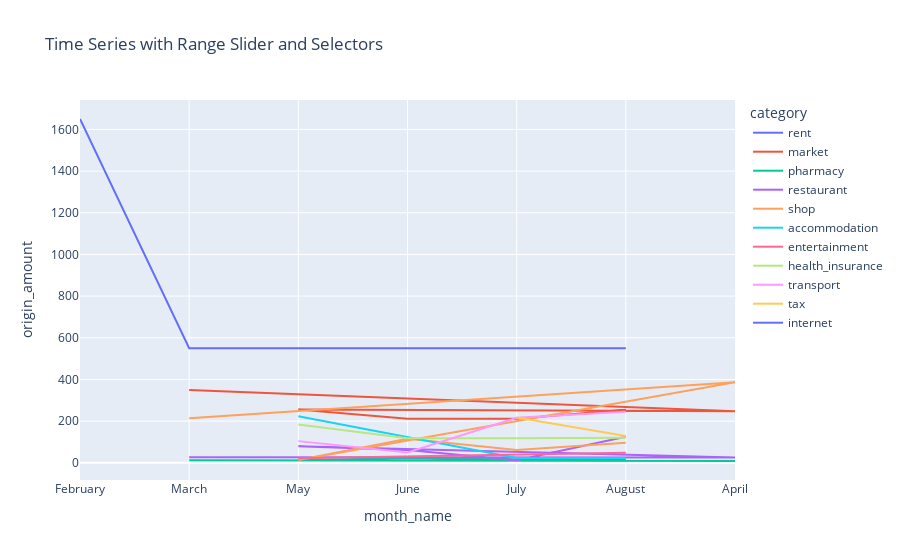

Notebook code for this chart:
### Code cell
#use plotly express to plot the time series
fig = px.line(time_series_amount_by_category, x="month_name", y="origin_amount", color='category', title='Time Series with Range Slider and Selectors')
fig.show()

### Figure 1 — Plotly figure (JSON) as saved in the notebook; plotly's stock layout.template omitted (floating-point values rounded to 4 significant figures)
{"data": [{"hovertemplate": "category=rent<br>month_name=%{x}<br>origin_amount=%{y}<extra></extra>", "legendgroup": "rent", "line": {"color": "#636efa", "dash": "solid"}, "marker": {"symbol": "circle"}, "mode": "lines", "name": "rent", "orientation": "v", "showlegend": true, "type": "scatter", "x": ["February", "March", "May", "June", "July", "August"], "xaxis": "x", "y": [1650, 550, 550, 550, 550, 550], "yaxis": "y"}, {"hovertemplate": "category=market<br>month_name=%{x}<br>origin_amount=%{y}<extra></extra>", "legendgroup": "market", "line": {"color": "#EF553B", "dash": "solid"}, "marker": {"symbol": "circle"}, "mode": "lines", "name": "market", "orientation": "v", "showlegend": true, "type": "scatter", "x": ["March", "April", "May", "June", "July", "August"], "xaxis": "x", "y": [349.8, 247.7, 255.8, 211.4, 211.1, 255.0], "yaxis": "y"}, {"hovertemplate": "category=pharmacy<br>month_name=%{x}<br>origin_amount=%{y}<extra></extra>", "legendgroup": "pharmacy", "line": {"color": "#00cc96", "dash": "solid"}, "marker": {"symbol": "circle"}, "mode": "lines", "name": "pharmacy", "orientation": "v", "showlegend": true, "type": "scatter", "x": ["March", "April", "May", "June", "July", "August"], "xaxis": "x", "y": [11.95, 8.49, 11.95, 22.8, 15.9, 17.6], "yaxis": "y"}, {"hovertemplate": "category=restaurant<br>month_name=%{x}<br>origin_amount=%{y}<extra></extra>", "legendgroup": "restaurant", "line": {"color": "#ab63fa", "dash": "solid"}, "marker": {"symbol": "circle"}, "mode": "lines", "name": "restaurant", "orientation": "v", "showlegend": true, "type": "scatter", "x": ["March", "April", "May", "June", "July", "August"], "xaxis": "x", "y": [26.4, 24.87, 79.6, 60.89, 11.99, 124.4], "yaxis": "y"}, {"hovertemplate": "category=shop<br>month_name=%{x}<br>origin_amount=%{y}<extra></extra>", "legendgroup": "shop", "line": {"color": "#FFA15A", "dash": "solid"}, "marker": {"symbol": "circle"}, "mode": "lines", "name": "shop", "orientation": "v", "showlegend": true, "type": "scatter", "x": ["March", "April", "May", "June", "July", "August"], "xaxis": "x", "y": [213.9, 386.3, 13.28, 114.8, 60.88, 95.53], "yaxis": "y"}, {"hovertemplate": "category=accommodation<br>month_name=%{x}<br>origin_amount=%{y}<extra></extra>", "legendgroup": "accommodation", "line": {"color": "#19d3f3", "dash": "solid"}, "marker": {"symbol": "circle"}, "mode": "lines", "name": "accommodation", "orientation": "v", "showlegend": true, "type": "scatter", "x": ["May", "July", "August"], "xaxis": "x", "y": [222.8, 23.23, 22.4], "yaxis": "y"}, {"hovertemplate": "category=entertainment<br>month_name=%{x}<br>origin_amount=%{y}<extra></extra>", "legendgroup": "entertainment", "line": {"color": "#FF6692", "dash": "solid"}, "marker": {"symbol": "circle"}, "mode": "lines", "name": "entertainment", "orientation": "v", "showlegend": true, "type": "scatter", "x": ["May", "August"], "xaxis": "x", "y": [21.79, 47.5], "yaxis": "y"}, {"hovertemplate": "category=health_insurance<br>month_name=%{x}<br>origin_amount=%{y}<extra></extra>", "legendgroup": "health_insurance", "line": {"color": "#B6E880", "dash": "solid"}, "marker": {"symbol": "circle"}, "mode": "lines", "name": "health_insurance", "orientation": "v", "showlegend": true, "type": "scatter", "x": ["May", "June", "July", "August"], "xaxis": "x", "y": [184.1, 117.5, 117.5, 120.3], "yaxis": "y"}, {"hovertemplate": "category=transport<br>month_name=%{x}<br>origin_amount=%{y}<extra></extra>", "legendgroup": "transport", "line": {"color": "#FF97FF", "dash": "solid"}, "marker": {"symbol": "circle"}, "mode": "lines", "name": "transport", "orientation": "v", "showlegend": true, "type": "scatter", "x": ["May", "June", "July", "August"], "xaxis": "x", "y": [103.8, 49, 216.4, 245.1], "yaxis": "y"}, {"hovertemplate": "category=tax<br>month_name=%{x}<br>origin_amount=%{y}<extra></extra>", "legendgroup": "tax", "line": {"color": "#FECB52", "dash": "solid"}, "marker": {"symbol": "circle"}, "mode": "lines", "name": "tax", "orientation": "v", "showlegend": true, "type": "scatter", "x": ["July", "August"], "xaxis": "x", "y": [217, 128.5], "yaxis": "y"}, {"hovertemplate": "category=internet<br>month_name=%{x}<br>origin_amount=%{y}<extra></extra>", "legendgroup": "internet", "line": {"color": "#636efa", "dash": "solid"}, "marker": {"symbol": "circle"}, "mode": "lines", "name": "internet", "orientation": "v", "showlegend": true, "type": "scatter", "x": ["August"], "xaxis": "x", "y": [10], "yaxis": "y"}], "layout": {"legend": {"title": {"text": "category"}, "tracegroupgap": 0}, "title": {"text": "Time Series with Range Slider and Selectors"}, "xaxis": {"anchor": "y", "domain": [0, 1], "title": {"text": "month_name"}}, "yaxis": {"anchor": "x", "domain": [0, 1], "title": {"text": "origin_amount"}}}}
